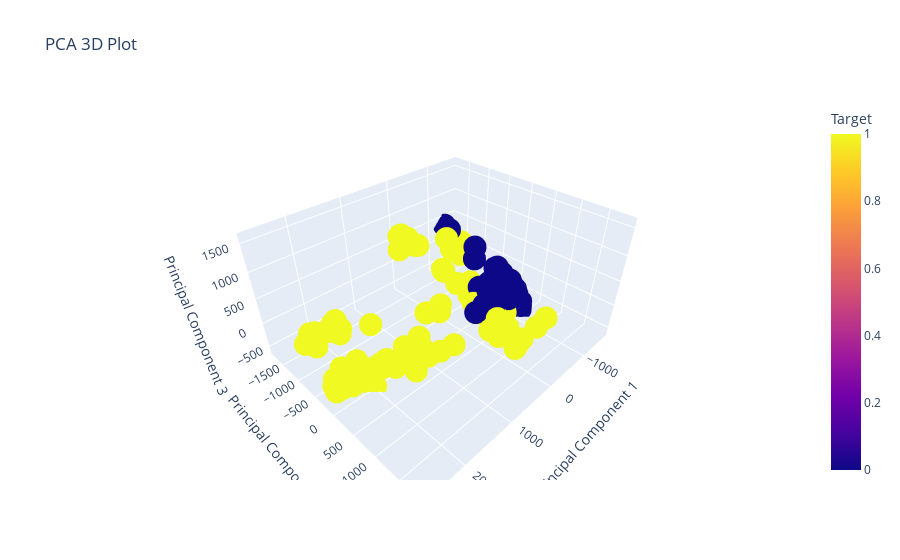

Source (notebook cell):
### Code cell
import pandas as pd
import numpy as np
import plotly.express as px
from sklearn.decomposition import PCA

# Gabungkan data dari kedua kelas
df_combined = pd.read_csv(r'E:\Users\mmasa\Downloads\Philip Vision Checking\Data Botol\output_data_combined.csv')

# Pilih kolom GLCM dan Histogram sebagai input
X = df_combined.iloc[:, 29:109].values

# Lakukan PCA
pca = PCA(n_components=3)
X_pca = pca.fit_transform(X)

# Tambahkan komponen PCA ke dataframe
df_combined['PCA1'] = X_pca[:, 0]
df_combined['PCA2'] = X_pca[:, 1]
df_combined['PCA3'] = X_pca[:, 2]

# Buat plot PCA 3D dengan Plotly
fig = px.scatter_3d(df_combined, x='PCA1', y='PCA2', z='PCA3', color='Target',
                     title='PCA 3D Plot', labels={'PCA1': 'Principal Component 1', 'PCA2': 'Principal Component 2', 'PCA3': 'Principal Component 3'})


# Tampilkan plot
fig.show()

### Figure 1 — Plotly figure (JSON) as saved in the notebook; plotly's stock layout.template omitted (floating-point values rounded to 4 significant figures; data arrays with more than 128 entries replaced by an {"elided": "..."} marker saying what was removed)
{"data": [{"hovertemplate": "Principal Component 1=%{x}<br>Principal Component 2=%{y}<br>Principal Component 3=%{z}<br>Target=%{marker.color}<extra></extra>", "legendgroup": "", "marker": {"color": {"elided": "264 int values"}, "coloraxis": "coloraxis", "symbol": "circle"}, "mode": "markers", "name": "", "scene": "scene", "showlegend": false, "type": "scatter3d", "x": {"elided": "264 float values"}, "y": {"elided": "264 float values"}, "z": {"elided": "264 float values"}}], "layout": {"coloraxis": {"colorbar": {"title": {"text": "Target"}}, "colorscale": [[0, "#0d0887"], [0.1111, "#46039f"], [0.2222, "#7201a8"], [0.3333, "#9c179e"], [0.4444, "#bd3786"], [0.5556, "#d8576b"], [0.6667, "#ed7953"], [0.7778, "#fb9f3a"], [0.8889, "#fdca26"], [1, "#f0f921"]]}, "legend": {"tracegroupgap": 0}, "scene": {"domain": {"x": [0, 1], "y": [0, 1]}, "xaxis": {"title": {"text": "Principal Component 1"}}, "yaxis": {"title": {"text": "Principal Component 2"}}, "zaxis": {"title": {"text": "Principal Component 3"}}}, "title": {"text": "PCA 3D Plot"}}}
